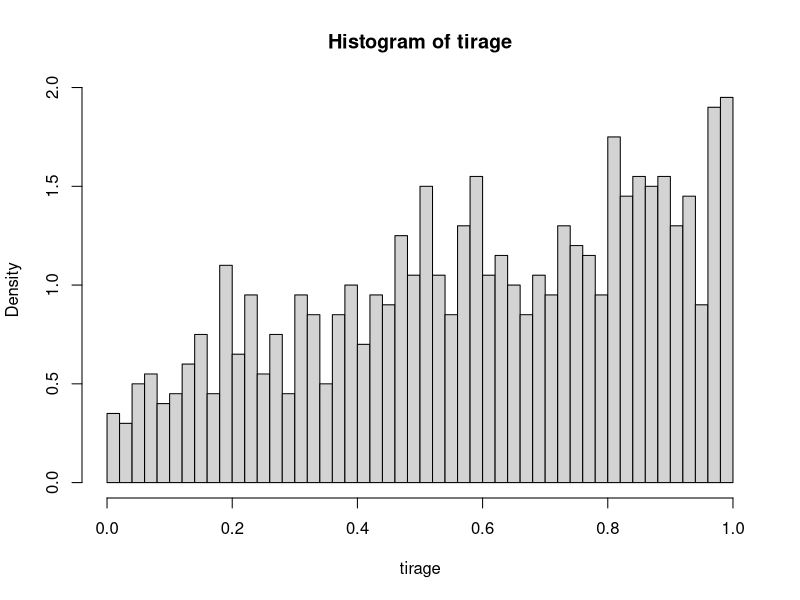

Write R code to recreate this figure. (Note: this script raises an error after producing the figure.)
rm(list=ls())

fc_dens<-function(x){
  if (x<0 || x>1)
    return (0)
  return (exp(x)/(exp(1)-1))
}
#la fonction de densité ne va jamais au dessus de 1.6
#on utilisera donc une loi uniforme entre 0 et 1
#je me suis inspiré de l'algorithme de Wikipedia
#je vais faire la methode de rejet pour une valeur à la fois pour commencer
#je ne l'ai pas encore testé

fc_methode_rejet<-function(n){
  # f=Ce^x où C=1/(e-1)
  # g=unif(0,1)
    y<-runif(n,0,1)
    u<-runif(n,0,1)
    for (i in 1:n){
      while (u[i]>fc_dens(y[i])/1.6){
        y[i]<-runif(1,0,1)
        u[i]<-runif(1,0,1)
      }
    }  
  return (y)
}

tirage<-fc_methode_rejet(1000)

h<-hist(tirage,breaks=50,plot=TRUE,freq = FALSE)

par(new=TRUE)
x<-seq(from=0,to=1,length=1000)
z<-fc_dens(x)
plot(x,z,type='l')

